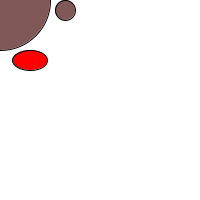
Frame 1 (no input)
Frame 60 (the mouse pressed at the canvas centre just before this capture): identical to frame 1, image omitted
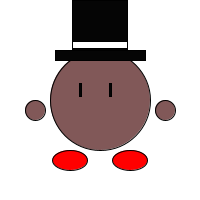
Frame 120 (the mouse held since frame 60 and released just before this capture)

The Processing sketch that drew these frames (run headless with seeded random() and noise(); from frame 60 on, the mouse is pressed at the canvas centre):

// Processing sketch: processing_121855
// ── processing_121855.pde

void setup () {
  size(200,200);
}

void draw () {
  background(255,255,255);
  stroke(0);
  
  fill(129,88,88);
  ellipseMode(CENTER);
  ellipse(mouseX,mouseY,100,100);    //x= 100 y= 100
  
  ellipseMode(CENTER);
  ellipse(mouseX-65,mouseY+10,20,20);
  
  ellipseMode(CENTER);
  ellipse(mouseX+65,mouseY+10,20,20);
  
  fill(5,5,5);
  rectMode(CENTER);
  rect(mouseX,mouseY-75,55,50);
  
  rectMode(CENTER);
  rect(mouseX,mouseY-45,90,10);
  
  fill(255);
  rectMode(CENTER);
  rect(mouseX,mouseY-55,55,7);
  
  fill(255,0,0);
  ellipseMode(CENTER);
  ellipse(mouseX+30,mouseY+60,35,20);
  
  ellipseMode(CENTER);
  ellipse(mouseX-30,mouseY+60,35,20);
  
  fill(5,5,5);
  rectMode(CENTER);
  rect(mouseX-20,mouseY-10,2,13);
  
  rectMode(CENTER);
  rect(mouseX+10,mouseY-10,2,13);
}
